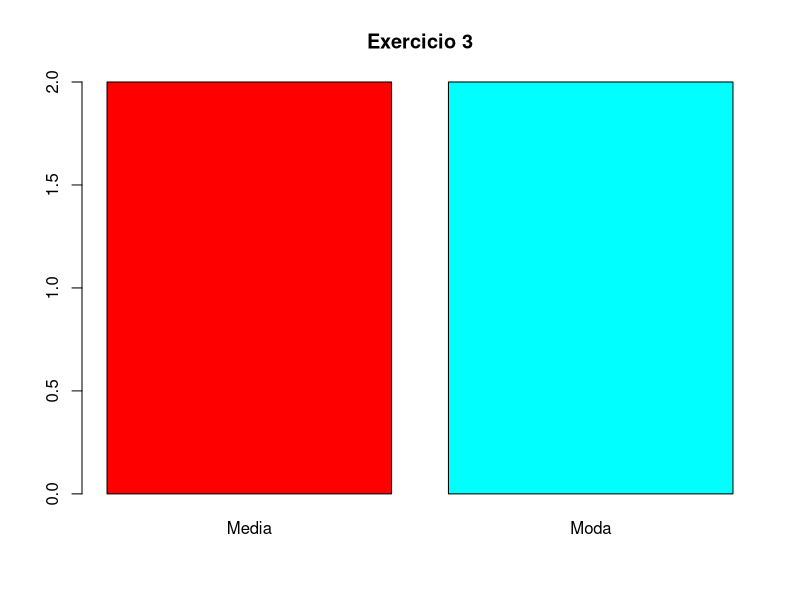

Generate this figure with R:
library(readxl)
exercicio3 <- read_excel("dados/exercicio3.xls")
#View(exercicio3)

medianaFilhos <- 0
somaFamilias <- 0

# Para a resolucao do exercicio foram desconsideradas as familias com mais de 5 filhos
# Calculo da mediana
for(i in 1:6) {
  somaFamilias <- somaFamilias + exercicio3$Familias[i]
}

# Pega o elemento central
z <- floor(somaFamilias / 2)
aux <- 0

# Verifica onde se situa o elemento central
for(i in 1:6) {
  aux <- aux + exercicio3$Familias[i]
  if(aux > z) break
}
medianaFilhos <- exercicio3$Filhos[i]

# Calculo da moda
modaFilhos <- 0

# verifica qual o elemento que aparece mais e pega seu indice
z <- which(exercicio3$Familias==max(exercicio3$Familias))

modaFilhos <- exercicio3$Filhos[z]

modaFilhos

grafico3 <- c(strtoi(medianaFilhos), strtoi(modaFilhos))

jpeg('graficos/exercicio3_plot.jpeg')

barplot(grafico3, 
        main='Exercicio 3',
        col=rainbow(2),
        names.arg = c('Media', 'Moda'))

dev.off()
